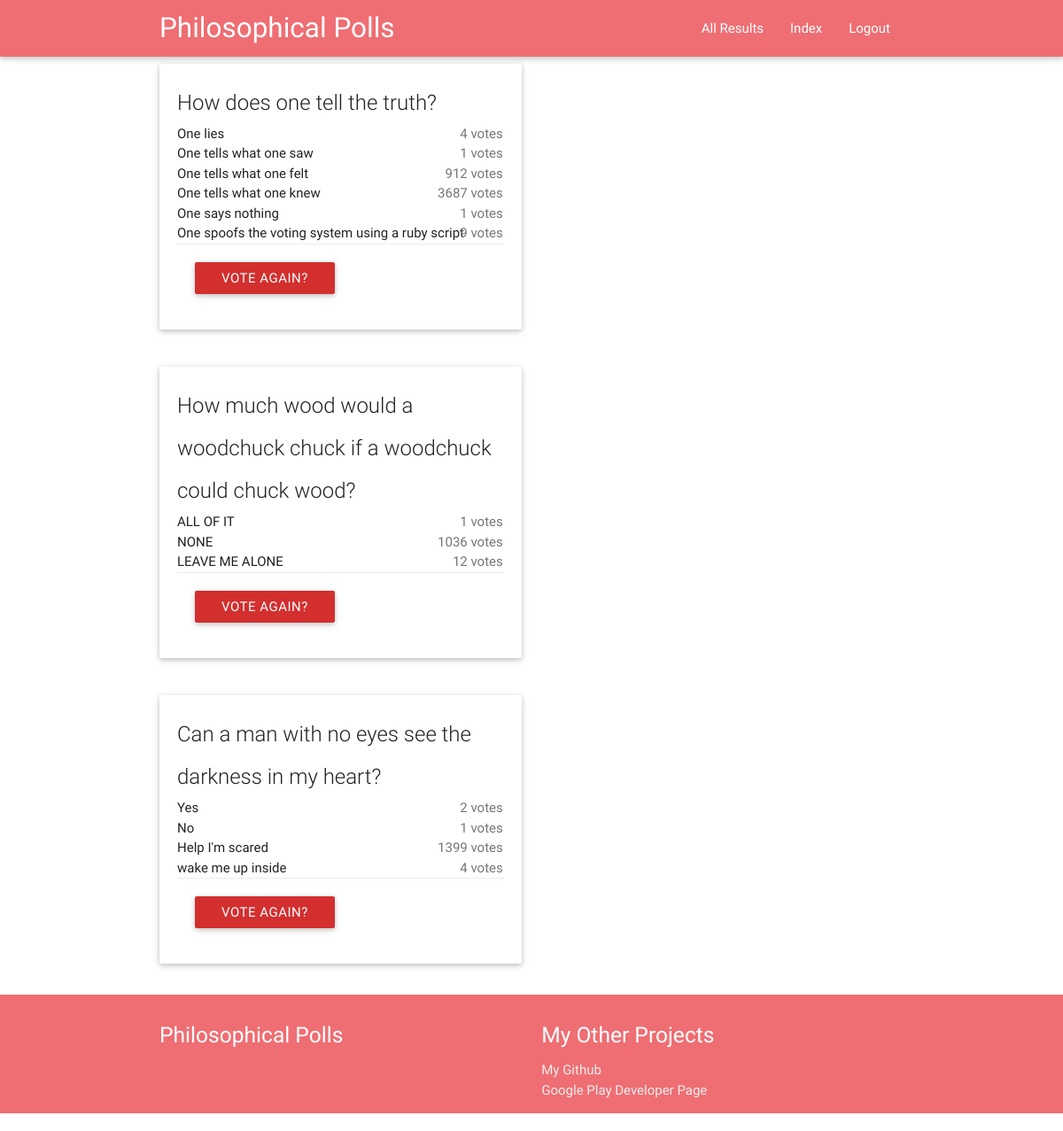
The app's page /allresults/ (signed in) with its own data.
### polls/models.py (models this page shows, shortened)
class Question(models.Model):
	question_text = models.CharField(max_length=200)
	pub_date = models.DateTimeField('Date Published')

class Choice(models.Model):
	question = models.ForeignKey(Question, on_delete=models.CASCADE)
	choice_text = models.CharField(max_length=200)
	votes = models.IntegerField(default=0)

### polls/views.py (the view)
# urls.py: url(r'^allresults/$', views.allresults, name='allresults'),
@login_required
def allresults(request):
	print get_client_ip(request)
	qs = Question.objects.all()
	return render(request, 'polls/allresults.html', { 'questions' : qs })

### polls/views.py (called while the page is built)
def get_client_ip(request):
	x_forwarded_for = request.META.get('HTTP_X_FORWARDED_FOR')
	if x_forwarded_for:
	    ip = x_forwarded_for.split(',')[0]
	else:
	    ip = request.META.get('REMOTE_ADDR')
	return ip

### polls/templates/polls/allresults.html
{% extends 'polls/base.html' %}
{% block body_block %}
		{% for question in questions %}
		<div class="row">
			<div class="col s12 m6">
				<div class="card hoverable">
					<div class="card-content">
						<span class="card-title">{{ question.question_text }}</span>
						{% if question %}
						    {% for c in question.choice_set.all %}
							<p class="collection-item">{{c.choice_text}} <span class="badge">{{ c.votes }} votes{{ choice.votes|pluralize }}</span></p>
						    {% endfor %}
						<div class="card-action">
						    <a class="waves-effect waves-light red darken-2 btn" href="{% url 'polls:detail' question.id %}">Vote again?</a>
						</div>
						{% else %}
						    <p>No polls are available.</p>
						{% endif %}
					</div>
				</div>
			</div>
		</div>
	{% endfor %}
{% endblock %}

### records on screen
Question: question_text "How does one tell the truth?"
Choice: choice_text "One lies", votes "4"
Choice: choice_text "One tells what one saw", votes "1"
Choice: choice_text "One tells what one felt", votes "912"
Choice: choice_text "One tells what one knew", votes "3687"
Choice: choice_text "One says nothing", votes "1"
Choice: choice_text "One spoofs the voting system using a ruby script", votes "9"
Question: question_text "How much wood would a woodchuck chuck if a woodchuck could chuck wood?"
Choice: choice_text "ALL OF IT", votes "1"
Choice: choice_text "NONE", votes "1036"
Choice: choice_text "LEAVE ME ALONE", votes "12"
Question: question_text "Can a man with no eyes see the darkness in my heart?"
Choice: choice_text "Yes", votes "2"
Choice: choice_text "No", votes "1"
Choice: choice_text "Help I'm scared", votes "1399"
Choice: choice_text "wake me up inside", votes "4"
